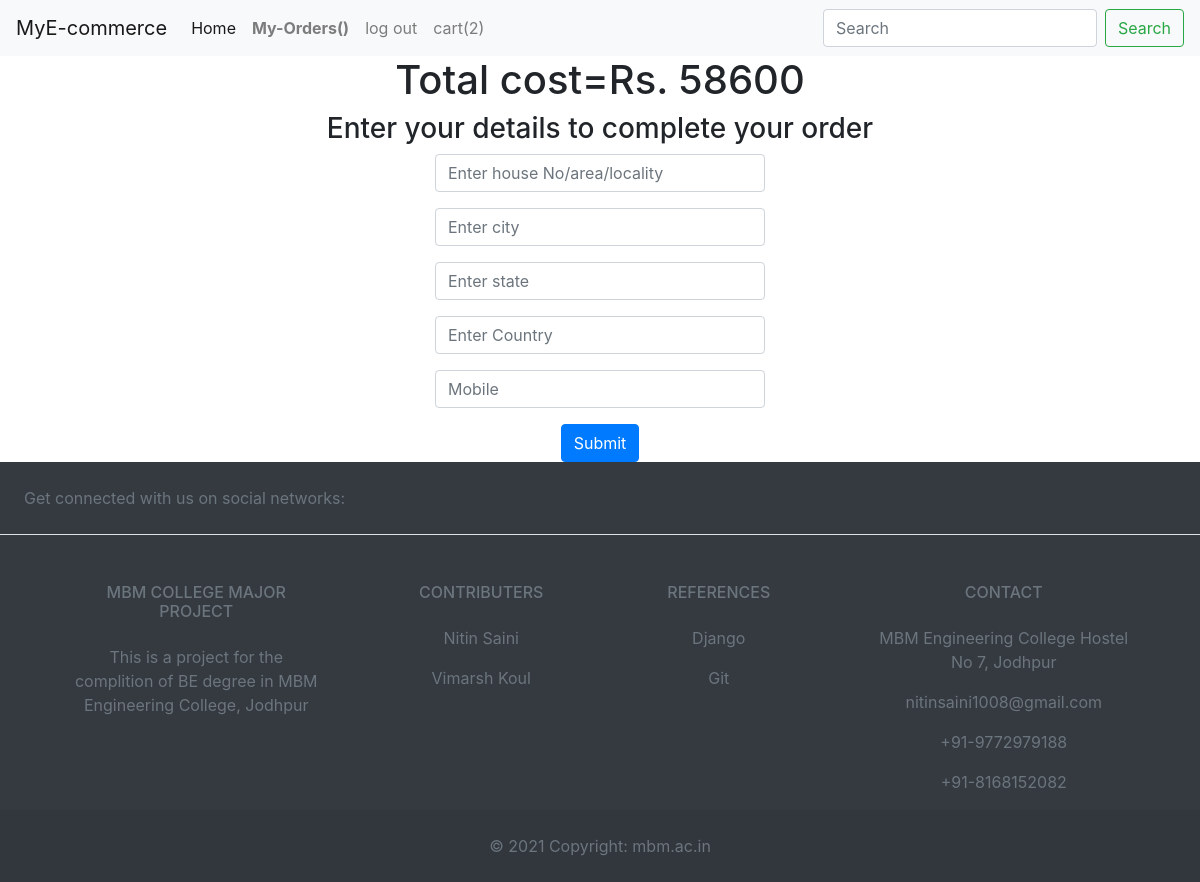
/pre_buy (signed in), run on an earlier commit of the app's database.
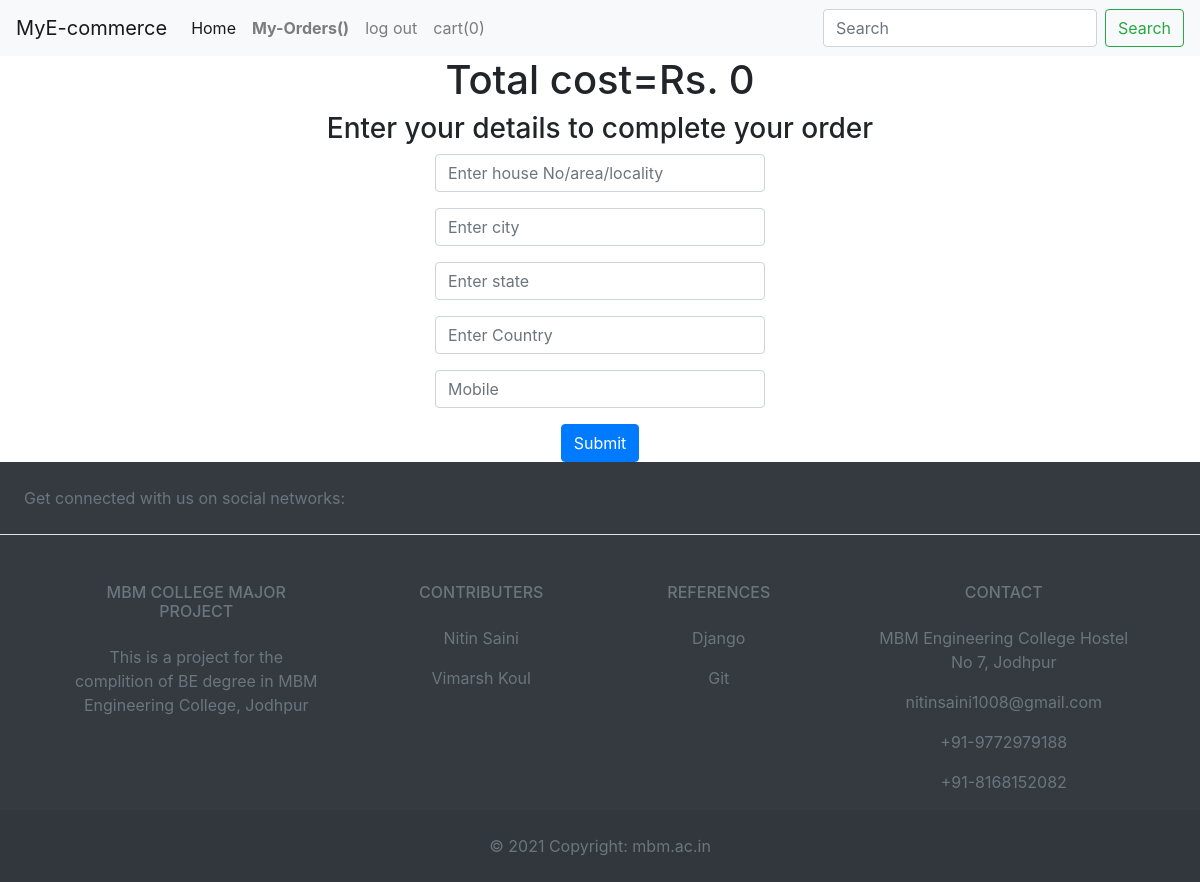
And on a later commit of the database.
### pro/models.py (models this page shows)
class cart(models.Model):
	name=models.ForeignKey(User,on_delete=models.CASCADE, unique=True)
	cost=models.IntegerField(default=0)
	item=models.ManyToManyField(buyed, null=True, blank=True)
	datetime=models.DateTimeField(auto_now_add=True)

### pro/views.py (the view, shortened to what this page needs)
# urls.py: path('pre_buy',views.pre_buy,name='pre_buy'),
@login_required
def pre_buy(request):
	l = 0
	if(request.user.is_authenticated):
		l=cart.objects.get(name=request.user).item.count()
	c=cart.objects.get(name=request.user)
	return render(request,'pre_buy.html',{'c':c, "l": l})

### templates/pre_buy.html (shortened to what this page needs)
<!doctype html>
<html lang="en">
  <head>
    <link rel="stylesheet" href="https://cdn.jsdelivr.net/npm/bootstrap@4.3.1/dist/css/bootstrap.min.css">
  </head>
  <body class="d-flex flex-column min-vh-100">
    <nav class="navbar navbar-expand-lg navbar-light bg-light">
  <a class="navbar-brand" href="/">MyE-commerce</a>
  <div class="collapse navbar-collapse" id="navbarSupportedContent">
    <ul class="navbar-nav mr-auto">
      <li class="nav-item active">
        <a class="nav-link" href="/">Home <span class="sr-only">(current)</span></a>
      </li>
      {% if user.is_authenticated %}
      <li class="nav-item">
        <a class="nav-link font-weight-bold" href="/account">My-Orders({{user.first_name}})</a>
      </li>
      <li class="nav-item dropdown">
        <a class="nav-link" href="/log_out">log out</a>
      </li>
      <li class="nav-item dropdown">
        <a class="nav-link" href="my_cart">cart({{l}})</a>
      </li>
      {% endif %}
    </ul>
    <form action="search_name" class="form-inline my-2 my-lg-0">
      <input name="search" class="form-control mr-sm-2" type="search" placeholder="Search" aria-label="Search">
      <button class="btn btn-outline-success my-2 my-sm-0" type="submit">Search</button>
    </form>
  </div>
</nav>
    <div style="text-align: center;">
		<h1>Total cost=Rs. {{c.cost}}</h1>
		<h3>Enter your details to complete your order</h3>
    <div class="container" style="width: 30%;">
		<form method="post">
      <div class="form-group">
        <input type="text" name="address" class="form-control" aria-describedby="emailHelp" placeholder="Enter house No/area/locality" required>
      </div>
      <div class="form-group">
        <input type="text" name="city" class="form-control" aria-describedby="emailHelp" placeholder="Enter city" required>
      </div>
      <div class="form-group">
        <input type="text" name="state" class="form-control" aria-describedby="emailHelp" placeholder="Enter state" required>
      </div>
      <div class="form-group">
        <input type="text" name="country" class="form-control" aria-describedby="emailHelp" placeholder="Enter Country" required>
      </div>
      <div class="form-group">
        <input type="tel" name="mobile" class="form-control" aria-describedby="emailHelp" placeholder="Mobile" required pattern="[0-9]{10}">
      </div>
			<input type="submit" class="btn btn-primary" name="submit">
		</form>
    </div>
	</div>
{% include 'footer.html' %}
  </body>
</html>

What changed in the data, as far as the page shows it:
changed cart: cost "58600" → "0"
Also different on the page:
{{ l }}: "2" → "0"
